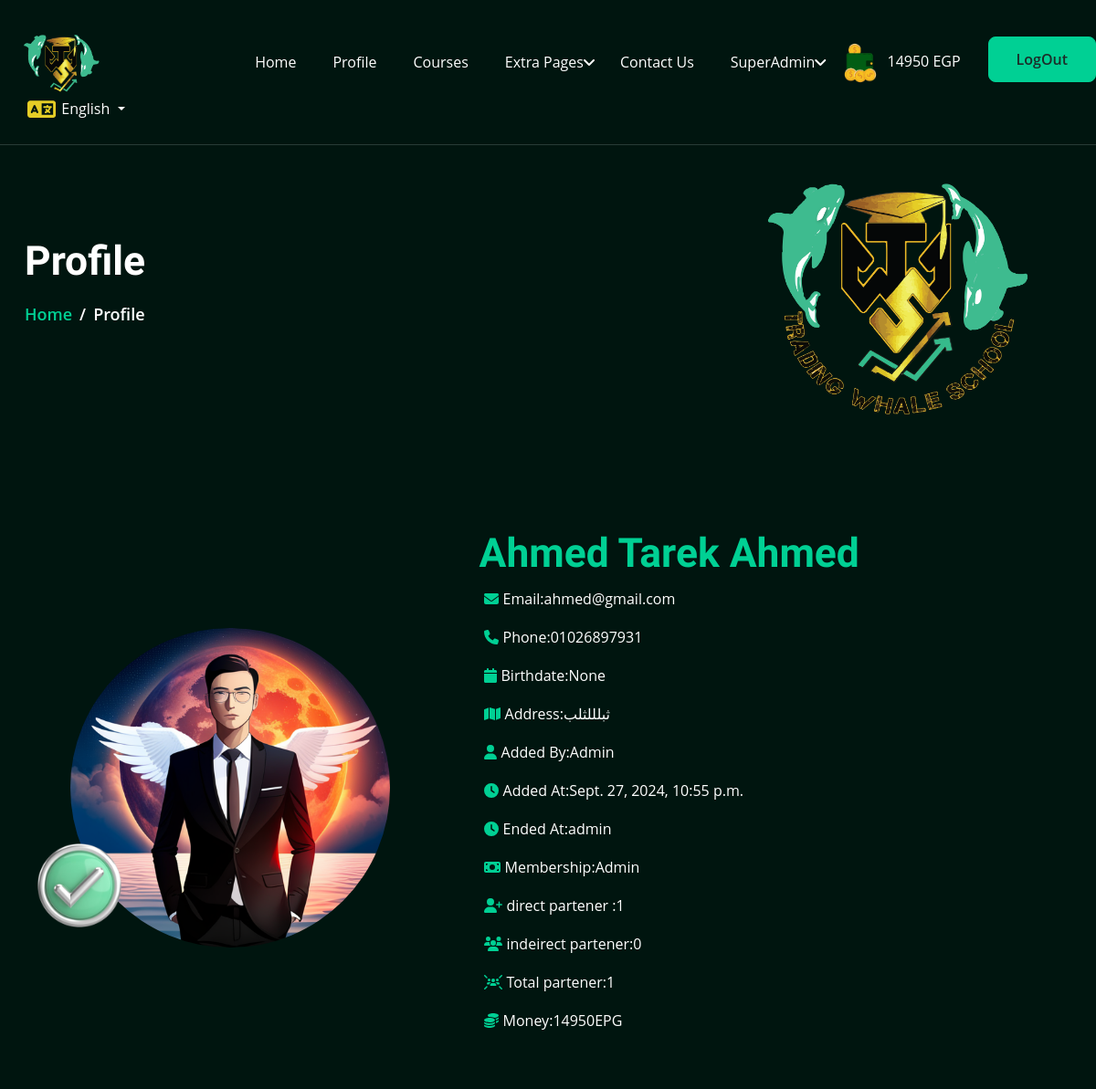
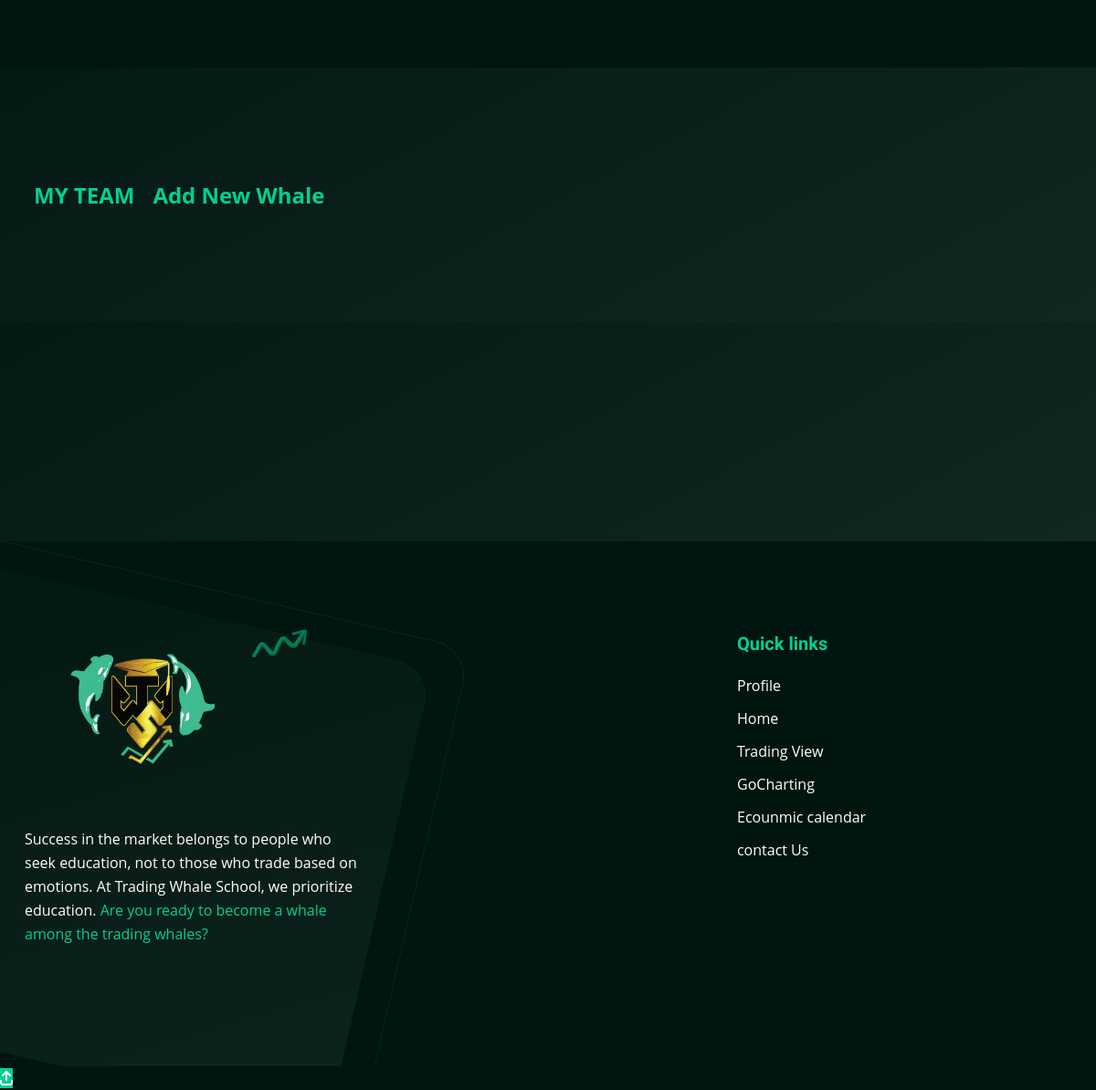
Page /accounts/en/profile/ (signed in) on the committed database (2 pictures, top to bottom).
### accounts/models.py (models this page shows, shortened)
class Profile(models.Model):
    user=models.OneToOneField(CustomUser,on_delete=models.CASCADE)
    membership=models.ForeignKey(MemberShip,on_delete=models.CASCADE)
    name=models.CharField(max_length=100)
    address=models.CharField(max_length=100)
    birth_date=models.CharField(null=True,blank=True ,max_length=100)
    coin=models.IntegerField(default=0)
    image=models.ImageField(upload_to='static/users/',null=True,blank=True)
    price=models.FloatField(default=0)
    marketing_avilable=models.BooleanField(default=False)
    rank=models.IntegerField(default=0)
    number=models.IntegerField(default=0)
    no_time=models.BooleanField(default=False)
    class Meta:
        ordering = ['id']

### users/models.py (models this page shows, shortened)
class CustomUser(AbstractBaseUser,PermissionsMixin):
    phone = models.CharField(max_length=25)
    email = models.EmailField(unique=True)
    create_by = models.ForeignKey('self', on_delete=models.SET_NULL, null=True, blank=True)
    create_at = models.DateTimeField(default=timezone.now)
    ended_at = models.DateTimeField(null=True,blank=True)
    is_blocked = models.BooleanField(default=False)
    has_right_sign = models.BooleanField(default=False)
    is_active = models.BooleanField(default=True)
    is_staff = models.BooleanField(default=False)
    is_superuser = models.BooleanField(default=False)
    has_landpage= models.BooleanField(default=False)
    objects = CustomUserManager()
    USERNAME_FIELD = 'email'
    REQUIRED_FIELDS = ['phone']
    class Meta:
        ordering = ['id']

### accounts/views.py (the view)
# urls.py: path('en/profile/',views.profile,name='profile'),
@login_required
def profile(request):
    user = request.user
    user_profile = Profile.objects.get(user=user)
    membership = MemberShip.objects.get(id=user_profile.membership.id)
    memberships = MemberShip.objects.filter(ishidden=False)
    allmemberships = MemberShip.objects.all()
    custom_user = CustomUser.objects.get(id=user.id)
    users = CustomUser.objects.filter(create_by=user)
    users_profiles = Profile.objects.filter(user__in=users)
    total_partners = 0
    for partner_profile in users_profiles:
        partner_count = Profile.objects.filter(user__create_by=partner_profile.user).count()
        partner_profile.partner_count = partner_count
        total_partners += partner_count
    allprofiles = Profile.objects.all()
    my_number = allprofiles.filter(id__lte=user_profile.id).count()
    my_number = my_number if user_profile.number==0 else user_profile.number
    my_partners = total_partners + users.count()
    last = False
    if membership.price == allmemberships.last().price:
        last = True
    owner=False
    if user.is_superuser and user.id==1 :
        owner=True
    context = {
        'owner':owner,
        'number':my_number,
        'profile': user_profile,
        'membership': membership,
        'memberships': memberships,
        'custom_user': custom_user,
        'users': users,
        'users_profiles': users_profiles,
        'total_partners': total_partners,
        'my_partners': my_partners,
        'last':last,
    }
    return render(request, 'profile.html', context)

### home/templates/profile.html (shortened to what this page needs)
{% extends 'base.html' %}
{% load static %}
{% block body %}
  <section class="page-header bg--cover" >
    <div class="container">
      <div class="page-header__content" data-aos="fade-right" data-aos-duration="1000">
        <h2>Profile</h2>
        <nav style="--bs-breadcrumb-divider: '/';" aria-label="breadcrumb">
          <ol class="breadcrumb mb-0">
            <li class="breadcrumb-item "><a href="{% url 'home:home' %}">Home</a></li>
            <li class="breadcrumb-item active" aria-current="page">Profile</li>
          </ol>
        </nav>
      </div>
      <div class="page-header__shape">
        <span class="page-header__shape-item page-header__shape-item--1"><img src="{% static 'assets/images/logo/logo.png' %}"
            alt="shape-icon"></span>
      </div>
    </div>
  </section>
  <div style="position:relative" class="team team--details padding-top padding-bottom bg-color-3">
    <div class="container">
      <div class="team__wrapper">
        <div class="row g-5 align-items-center">
          <div class="col-md-12 col-lg-5">
            <div style=" position:relative;">
              {% if not forign %}
              {% if user.has_right_sign %}
              <h1 style="position: absolute; font-size:90px ;  bottom:10px;left:10px;z-index:9;" class="green-color">
                <img src="{% static 'assets/images/rightsign.png' %}" style="width: 100px;" alt="" srcset="">
              </h1>
              {% endif %}
              {% endif %}
               <div onclick="changeimagemodel()" class="team__thumb rotate text-center" style="border-radius: 100%; position:relative;">
                {% if profile.image %}
                <img title="click to change image" src="{{  profile.image.url}}" calss="rotate-img" style="border-radius: 100%; height:350px;width:350px" alt="Team Image">
                  {% else %}
                  <img title="اضغط لتغير الصورة" src="{% static 'assets/images/user.png' %}" calss="rotate-img" style="border-radius: 100%; height:350px;width:350px"
                      alt="Team Image">
                  </div>
                  {% endif %}
                </div>
          </div>
          </div>
          <div class="col-md-7">
            <div class="team__content">
              <div style="display:flex;justify-content:space-between">
                <h2 class="green-color">{{profile.name}}</h2>
              </div>
              <div class="d-flex">
                <i class="fas fa-envelope" style="margin: 5px; color: #00d094"></i>
                <span style="color:white">Email:</span>
                <p>{{custom_user.email}}</p>
              </div>
              <div class="d-flex">
                <i class="fas fa-phone" style="margin: 5px; color: #00d094"></i>
                <span style="color:white">Phone:</span>
                <p>{{custom_user.phone}}</p>
              </div>
              <div class="d-flex">
                <i class="fas fa-calendar" style="margin: 5px; color: #00d094"></i>
                <span style="color:white">Birthdate:</span>
                <p>{{profile.birth_date}}</p>
              </div>
              <div class="d-flex">
                <i class="fas fa-map" style="margin: 5px; color: #00d094"></i>
                <span style="color:white">Address:</span>
                <p>{{profile.address}}</p>
              </div>
              <div class="d-flex">
                <i class="fas fa-user" style="margin: 5px; color: #00d094"></i>
                <span style="color:white">Added By:</span>
                {% if user.is_superuser and not forign %}
                <p> Admin </p>
                {% else %}
                <p>{{custom_user.create_by}}</p>
                {% endif %}
              </div>
              <div class="d-flex" style="">
                <i class="fas fa-clock" style="margin: 5px;  color: #00d094"></i>
                <span style="color:white; ">Added At:</span>
                <p>{{custom_user.create_at}}</p>
              </div>
              <div class="d-flex">
                <i class="fas fa-clock" style="margin: 5px; color: #00d094"></i>
                <span style="color:white">Ended At:</span>
                {% if user.is_superuser and not forign %}
                <p> admin</p>
                {% elif user.has_right_sign and not forign %}
                <p>has right sign </p>
                {% else %}
                <p>{{custom_user.ended_at|date:"Y-m-d"}}</p>
                {% endif %}
              </div>
              <div class="d-flex">
                <i class="fas fa-money-bill" style="margin: 5px; color: #00d094"></i>
                <span style="color:white">Membership:</span>
                {% if user.is_superuser and not forign %}
                <p> Admin </p>
                {% else %}
                <p>{{profile.membership.name}} {{profile.price}} &nbsp; EGP </p>
                {% endif %}
              </div>
              <div class="d-flex">
                <i class="fas fa-user-plus" style="margin: 5px; color: #00d094"></i>
                <span style="color:white">direct partener :</span>
                <p>{{users.count}}</p>
              </div>
              <div class="d-flex">
                <i class="fas fa-users" style="margin: 5px; color: #00d094"></i>
                <span style="color:white">indeirect partener:</span>
                <p>{{total_partners}}</p>
              </div>
              <div class="d-flex">
                <i class="fas fa-users-rays" style="margin: 5px; color: #00d094"></i>
                <span style="color:white">Total partener:</span>
                <p>{{my_partners}}</p>
              </div>
              <div class="d-flex">
                <i class="fas fa-coins" style="margin: 5px; color: #00d094"></i>
                <span style="color:white">Money:</span>
                <p id="my-coin">{{profile.coin}}</p><p>EPG</p>
              </div>
            </div>
          </div>
        </div>
      </div>
    </div>
  </div>
  <div class="feature feature--style1 padding-bottom padding-top bg-color">
    <div class="container">
      <div class="row">
        <div class="col-lg-12">
          <div class="learn-press-profile-nav">
            {% if forign %}
            <ul class="nav">
              <li><a data-bs-toggle="tab" class="tab" href="#team">{{profile.name}} Team</a></li>
            </ul>
            {% else %}
            <ul class="nav">
              <li><a data-bs-toggle="tab" class="tab" href="#team">MY TEAM</a></li>
              {% if profile.coin >= 50 %}
              <li><a data-bs-toggle="tab" class="tab" href="#addnewmember">Add New Whale</a></li>
              {% else %}
              <li class="hover-pointer">
                <a class="tab show-modal" href="#" id="addNewWhaleLink">
                  Add New Whale
              </a>
              {% endif %}
            </ul>
            {% endif %}
          </div>
        </div>
      </div>
    </div>
  </div>
  <section class="cta padding-top padding-bottom  bg-color">
  </section>
{% endblock %}

### home/templates/base.html (shortened to what this page needs)
{% load static %}
<!DOCTYPE html>
<html lang="en" data-bs-theme="dark">
<head>
  <link rel="stylesheet" href="{% static 'assets/css/bootstrap.min.css' %}">
  <link rel="stylesheet" href="{% static 'assets/css/aos.css' %}">
  <link rel="stylesheet" href="{% static 'assets/css/all.min.css' %}">
  <link rel="stylesheet" href="{% static 'assets/css/swiper-bundle.min.css' %}">
  <link rel="stylesheet" href="https://cdnjs.cloudflare.com/ajax/libs/font-awesome/6.4.0/css/all.min.css"
 />
  <link rel="stylesheet" href="{% static 'assets/css/style.css' %}">
</head>
<body>
  <header class="header-section header-section--style1">
    <div class="header-bottom">
      <div style="display: flex; justify-content: space-evenly;">
        <div class="header-wrapper">
          <div class="logo">
            <a href="{% url 'home:home' %}">
              <img class="" style="width:130px;" src="{% static 'assets/images/logo/preloader.png' %}" alt="logo">
            </a>
          </div>
          <div class="menu-area">
            <ul class="menu">
              <li>
                <a href="{% url 'home:home' %}" class="menu-li-a">Home </a>
              </li>
              <li>
                <a href="{% url 'accounts:profile' %}" class="menu-li-a">Profile </a>
              </li>
              <li>
                <a href="#" id="showModalx" class="menu-li-a">Courses </a>
              </li>
              <li class="menu-item-has-children">
                <a href="#">Extra Pages </a>
              </li>
              <li>
                <a href="{% url 'contact:contact' %}" class="menu-li-a">Contact Us</a>
              </li>
              {% if user.is_superuser %}
              <li class="menu-item-has-children">
                <a href="#">superAdmin</a>
              </li>
              {% endif %}
              <li style="display: flex;margin-top: -15px;">
                <div class="header-action">
                  <div class="menu-area">
                    <div class="" style="margin-right: 30px;">
                      <img src="{% static 'assets/images/logo/walet.png' %}" class="wallet" width="50px" srcset=""> {{profile.coin}} EGP
                    </div>
                    <div class="">
                      <a href="{% url 'accounts:logout' %}" class="trk-btn trk-btn--border trk-btn--primary">
                        <span>LogOut</span>
                      </a>
                    </div>
                  </div>
                </div>
              </li>
            </ul>
          </div>
          <div class="d-flex" style="align-items:center; margin-left: 30px; margin-top:-20px;">
            <i class="fa fa-language" style="color:#e5cd26;font-size: 25px;"></i>
              <div class="custom-dropdown" >
                <button class="dropdown-toggle" style="background-color: #00150f; border: none;" id="languageDropdown" data-bs-toggle="dropdown" aria-haspopup="true" aria-expanded="false">
                     English
                </button>
              </div>
          </div>
        </div>
      </div>
    </div>
  </header>
{% block body %}
{% endblock %}
  <footer class="footer brand-1">
    <div class="container">
      <div class="footer__wrapper">
        <div class="footer__top footer__top--style1">
          <div class="row gy-5 gx-4">
            <div class="col-md-8">
              <div class="footer__about">
                <a href="{% url 'home:home' %}" class="footer__about-logo">
                  <img style="width:250px;" src="{% static 'assets/images/logo/preloader.png' %}"
                    alt="Logo"></a>
                <p class="footer__about-moto ">
                  Success in the market belongs to people who seek education, not to those who trade based on emotions.
                  At Trading Whale School, we prioritize education.
                  <span class="green-color">
                    Are you ready to become a whale among the trading
                  whales?
                  </span>
                </p>
              </div>
            </div>
            <div class="col-4">
              <div class="footer__links">
                <div class="footer__links-tittle">
                  <h6 class="green-color">Quick links</h6>
                </div>
                <div class="footer__links-content">
                  <ul class="footer__linklist">
                    <li class="footer__linklist-item"> <a href="{% url 'accounts:profile' %}">Profile</a>
                    </li>
                    <li class="footer__linklist-item"> <a href="{% url 'home:home' %}" id="showModalx">Home</a>
                    </li>
                    <li class="footer__linklist-item"> <a href="https://www.tradingview.com">Trading View</a>
                    </li>
                    <li class="footer__linklist-item"> <a href="https://gocharting.com/">GoCharting </a>
                    </li>
                    <li class="footer__linklist-item"> <a href="https://sa.investing.com/economic-calendar/"> Ecounmic&nbsp;calendar</a> </li>
                    <li class="footer__linklist-item"> <a href="{% url 'contact:contact' %}">contact Us</a>
                    </li>
                  </ul>
                </div>
              </div>
            </div>
          </div>
        </div>
      </div>
    </div>
    <div class="footer__shape">
      <span class="footer__shape-item footer__shape-item--1"><img src="{% static 'assets/images/footer/1.png' %}"
          alt="shape icon"></span>
    </div>
  </footer>
  <a href="#" class=" --home1"><i class="fa-solid fa-arrow-up-from-bracket"></i></a>
</body>
</html>

### rows in the picture
Profile: coin "14950", image (picture), name "Ahmed Tarek Ahmed", birth_date "None", address "ثبلللثلب"
CustomUser: email "ahmed@gmail.com", phone "01026897931", create_at "Sept. 27, 2024, 10:55 p.m."

### other values in the picture
{{ users.count }} "1"
{{ total_partners }} "0"
{{ my_partners }} "1"
